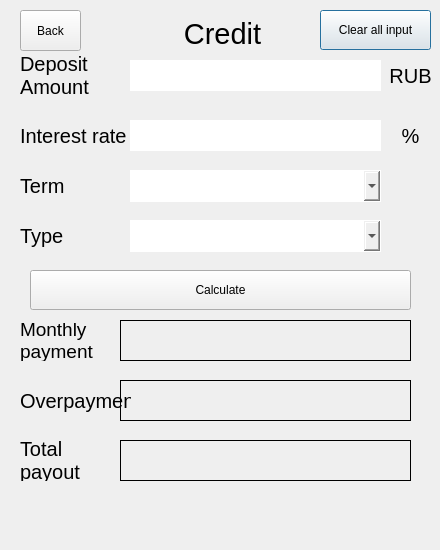
<?xml version="1.0" encoding="UTF-8"?>
<ui version="4.0">
 <class>Credit</class>
 <widget class="QDialog" name="Credit">
  <property name="geometry">
   <rect>
    <x>0</x>
    <y>0</y>
    <width>440</width>
    <height>550</height>
   </rect>
  </property>
  <property name="minimumSize">
   <size>
    <width>440</width>
    <height>550</height>
   </size>
  </property>
  <property name="maximumSize">
   <size>
    <width>440</width>
    <height>550</height>
   </size>
  </property>
  <property name="windowTitle">
   <string>Dialog</string>
  </property>
  <widget class="QLabel" name="TotalPayout_label">
   <property name="geometry">
    <rect>
     <x>20</x>
     <y>440</y>
     <width>111</width>
     <height>41</height>
    </rect>
   </property>
   <property name="font">
    <font>
     <pointsize>15</pointsize>
    </font>
   </property>
   <property name="text">
    <string>Total 
payout</string>
   </property>
  </widget>
  <widget class="QLabel" name="InterestRate_label">
   <property name="geometry">
    <rect>
     <x>20</x>
     <y>120</y>
     <width>111</width>
     <height>31</height>
    </rect>
   </property>
   <property name="font">
    <font>
     <pointsize>15</pointsize>
    </font>
   </property>
   <property name="text">
    <string>Interest rate</string>
   </property>
  </widget>
  <widget class="QLineEdit" name="DepositAmount_input">
   <property name="geometry">
    <rect>
     <x>130</x>
     <y>60</y>
     <width>251</width>
     <height>31</height>
    </rect>
   </property>
   <property name="styleSheet">
    <string notr="true">QLineEdit {
    border: 1px solid white;
}</string>
   </property>
  </widget>
  <widget class="QLabel" name="MonthlyPayment_label">
   <property name="geometry">
    <rect>
     <x>20</x>
     <y>320</y>
     <width>91</width>
     <height>41</height>
    </rect>
   </property>
   <property name="font">
    <font>
     <pointsize>14</pointsize>
    </font>
   </property>
   <property name="text">
    <string>Monthly 
payment</string>
   </property>
  </widget>
  <widget class="QLineEdit" name="InterestRate_input">
   <property name="geometry">
    <rect>
     <x>130</x>
     <y>120</y>
     <width>251</width>
     <height>31</height>
    </rect>
   </property>
   <property name="styleSheet">
    <string notr="true">QLineEdit {
    border: 1px solid white;
}</string>
   </property>
  </widget>
  <widget class="QLabel" name="CreditCalcLabel">
   <property name="geometry">
    <rect>
     <x>172</x>
     <y>20</y>
     <width>101</width>
     <height>27</height>
    </rect>
   </property>
   <property name="font">
    <font>
     <pointsize>22</pointsize>
    </font>
   </property>
   <property name="text">
    <string>Credit</string>
   </property>
   <property name="alignment">
    <set>Qt::AlignCenter</set>
   </property>
  </widget>
  <widget class="QPushButton" name="Clear_Credit">
   <property name="geometry">
    <rect>
     <x>320</x>
     <y>10</y>
     <width>111</width>
     <height>40</height>
    </rect>
   </property>
   <property name="text">
    <string>Clear all input</string>
   </property>
  </widget>
  <widget class="QPushButton" name="Calculate_Credit">
   <property name="geometry">
    <rect>
     <x>30</x>
     <y>270</y>
     <width>381</width>
     <height>40</height>
    </rect>
   </property>
   <property name="text">
    <string>Calculate</string>
   </property>
  </widget>
  <widget class="QLabel" name="Term_label">
   <property name="geometry">
    <rect>
     <x>20</x>
     <y>170</y>
     <width>111</width>
     <height>31</height>
    </rect>
   </property>
   <property name="font">
    <font>
     <pointsize>15</pointsize>
    </font>
   </property>
   <property name="text">
    <string>Term</string>
   </property>
  </widget>
  <widget class="QLabel" name="Overpayment_label">
   <property name="geometry">
    <rect>
     <x>20</x>
     <y>380</y>
     <width>111</width>
     <height>41</height>
    </rect>
   </property>
   <property name="font">
    <font>
     <pointsize>15</pointsize>
    </font>
   </property>
   <property name="text">
    <string>Overpayment</string>
   </property>
  </widget>
  <widget class="QLabel" name="DepositAmount_label">
   <property name="geometry">
    <rect>
     <x>20</x>
     <y>50</y>
     <width>101</width>
     <height>51</height>
    </rect>
   </property>
   <property name="font">
    <font>
     <pointsize>15</pointsize>
    </font>
   </property>
   <property name="text">
    <string>Deposit 
Amount</string>
   </property>
  </widget>
  <widget class="QLabel" name="label_m_payment">
   <property name="geometry">
    <rect>
     <x>120</x>
     <y>320</y>
     <width>291</width>
     <height>41</height>
    </rect>
   </property>
   <property name="frameShape">
    <enum>QFrame::Box</enum>
   </property>
   <property name="text">
    <string/>
   </property>
   <property name="alignment">
    <set>Qt::AlignCenter</set>
   </property>
  </widget>
  <widget class="QLabel" name="label_overpayment">
   <property name="geometry">
    <rect>
     <x>120</x>
     <y>380</y>
     <width>291</width>
     <height>41</height>
    </rect>
   </property>
   <property name="frameShape">
    <enum>QFrame::Box</enum>
   </property>
   <property name="text">
    <string/>
   </property>
   <property name="alignment">
    <set>Qt::AlignCenter</set>
   </property>
  </widget>
  <widget class="QLabel" name="label_payout">
   <property name="geometry">
    <rect>
     <x>120</x>
     <y>440</y>
     <width>291</width>
     <height>41</height>
    </rect>
   </property>
   <property name="frameShape">
    <enum>QFrame::Box</enum>
   </property>
   <property name="text">
    <string/>
   </property>
   <property name="alignment">
    <set>Qt::AlignCenter</set>
   </property>
  </widget>
  <widget class="QLabel" name="RUB">
   <property name="geometry">
    <rect>
     <x>390</x>
     <y>60</y>
     <width>41</width>
     <height>31</height>
    </rect>
   </property>
   <property name="font">
    <font>
     <pointsize>15</pointsize>
    </font>
   </property>
   <property name="text">
    <string>RUB</string>
   </property>
   <property name="alignment">
    <set>Qt::AlignCenter</set>
   </property>
  </widget>
  <widget class="QLabel" name="Percent">
   <property name="geometry">
    <rect>
     <x>390</x>
     <y>120</y>
     <width>41</width>
     <height>31</height>
    </rect>
   </property>
   <property name="font">
    <font>
     <pointsize>15</pointsize>
    </font>
   </property>
   <property name="text">
    <string>%</string>
   </property>
   <property name="alignment">
    <set>Qt::AlignCenter</set>
   </property>
  </widget>
  <widget class="QComboBox" name="Term_comboBox">
   <property name="geometry">
    <rect>
     <x>130</x>
     <y>170</y>
     <width>251</width>
     <height>32</height>
    </rect>
   </property>
   <property name="styleSheet">
    <string notr="true">QComboBox {
border: 1px solid white;
}</string>
   </property>
  </widget>
  <widget class="QLabel" name="Type_label">
   <property name="geometry">
    <rect>
     <x>20</x>
     <y>220</y>
     <width>111</width>
     <height>31</height>
    </rect>
   </property>
   <property name="font">
    <font>
     <pointsize>15</pointsize>
    </font>
   </property>
   <property name="text">
    <string>Type</string>
   </property>
  </widget>
  <widget class="QComboBox" name="Type_comboBox">
   <property name="geometry">
    <rect>
     <x>130</x>
     <y>220</y>
     <width>251</width>
     <height>32</height>
    </rect>
   </property>
   <property name="styleSheet">
    <string notr="true">QComboBox {
	border: 1px solid white;
}</string>
   </property>
  </widget>
  <widget class="QPushButton" name="pushButton_back">
   <property name="geometry">
    <rect>
     <x>20</x>
     <y>10</y>
     <width>61</width>
     <height>41</height>
    </rect>
   </property>
   <property name="text">
    <string>Back</string>
   </property>
  </widget>
 </widget>
 <resources/>
 <connections/>
</ui>
